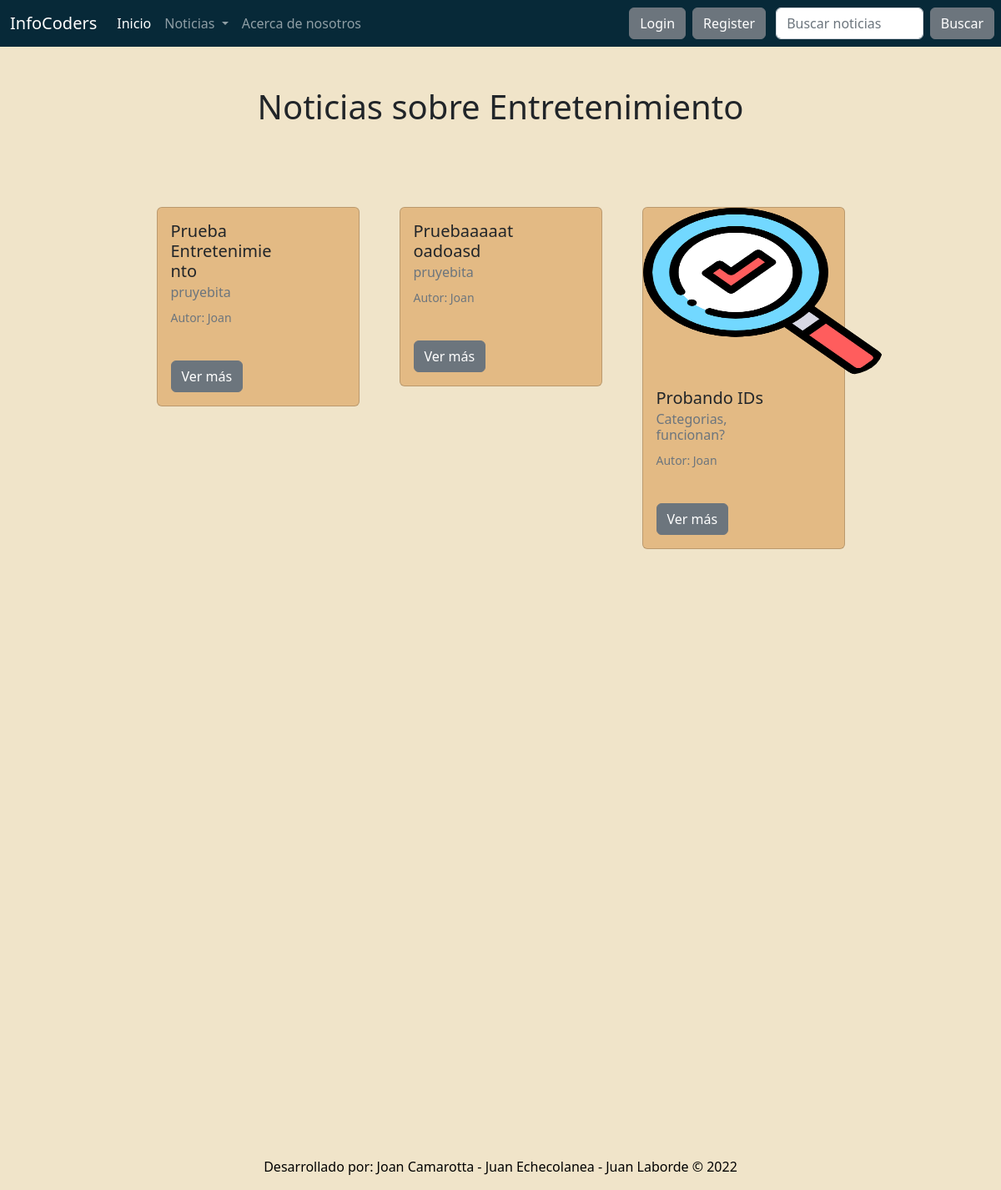
The app's page /noticias/entretenimiento/, older data.
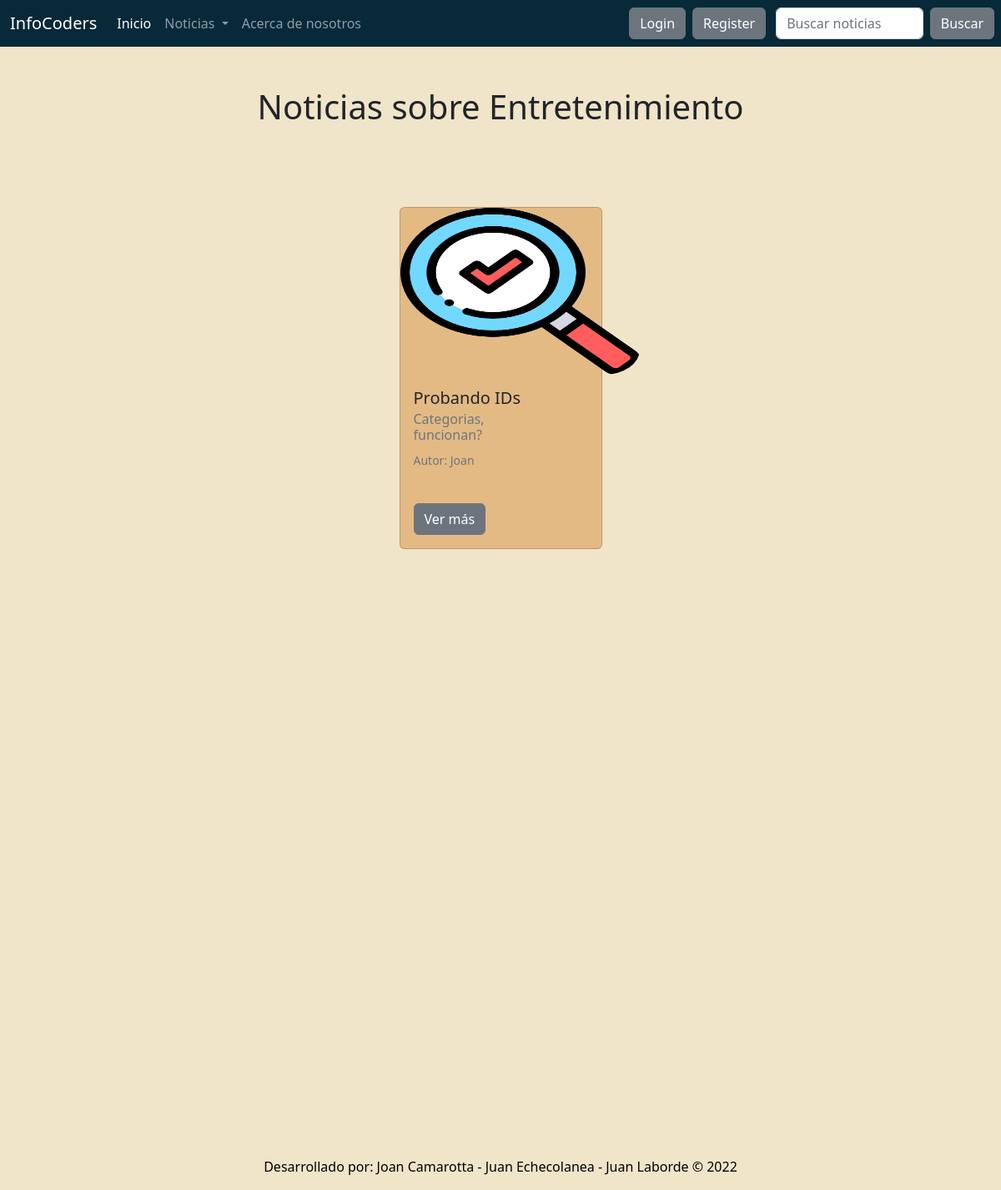
The same page, newer data.
### blog/models.py (models this page shows, shortened)
class Note(models.Model):
    title = models.CharField(max_length=100, blank=True, null=True)
    subtitle = models.CharField(max_length=100)
    author = models.CharField(max_length=50)
    publish_date = models.DateField(default=now)
    text = models.TextField(blank=True)
    category = models.ForeignKey('Categoria', on_delete=models.CASCADE, related_name='blog')
    image = models.ImageField(upload_to='note_image', blank = True, null = True)
    is_active = models.BooleanField(default=True, blank = True)
    class Meta:
        verbose_name = 'Nota'
        verbose_name_plural = 'Notas'

### blog/views.py (the view)
# urls.py: path('entretenimiento/', entertainment_post, name = 'entertainment_post'),
def entertainment_post(request):
    entertainment = Note.objects.filter(category_id = 1)
    context = {'entertainment' : entertainment}
    return render(request, 'entertainment_post.html', context = context)

### blog/templates/entertainment_post.html (shortened to what this page needs)
{% extends 'base.html' %}
{% block content %}
<h1
class="fw-bopld text-center py-5">
Noticias sobre Entretenimiento
</h1>
<div class="container px-8 px-lg-7 mt-5">
    <div class="row gx-4 gx-lg-5 row-cols-2 row-cols-md-3 row-cols-xl-4 justify-content-center">
      {% for note in entertainment %}
        <div class="col mb-5">
            <div class="card h-120" style="background-color:#e3ba84">
              {% if note.image %}
              <img class="card-img-top" src="{{note.image.url}}"style= "border-radius: 15%; border: 5px; width: 287px; height: 200px; position: relative;"/>
              {% endif %}
              <div class="col-md-8">
                <div class="card-body">
                  <h5 class="card-title">{{note.title}}</h5>
                  <h6 class="card-subtitle mb-2 text-muted">{{note.subtitle}}</h6>
                  <p class="card-text"><small class="text-muted">Autor: {{note.author}}</small></p>
                  <br>
                  <a href="/noticias/leer-noticia/{{note.id}}/" class="btn btn-secondary">Ver más</a>
                </div>
            </div>
          </div>
        </div>
{% endfor %}
{% endblock %}

Row changes from the older to the newer data that the page shows:
removed Note: title "Prueba Entretenimiento", subtitle "pruyebita", author "Joan"
removed Note: title "Pruebaaaaatoadoasd", subtitle "pruyebita", author "Joan"
